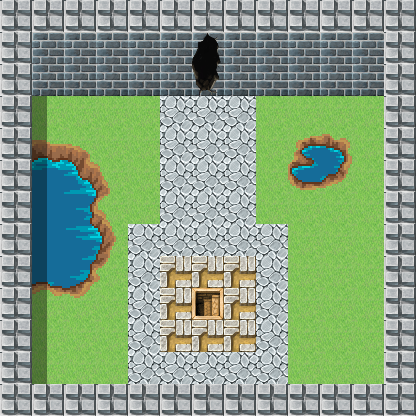

Below is a game level as drawn by its tile map, then a one-line description and the .tmx file that defines it, in full:
An orthogonal 13x13 tile map with 32x32 px tiles, 7 tile layers (Tile Layer 1, Tile Layer 2, Tile Layer 3, Tile Layer 4, ...), 4 tilesets and 35 objects (portalO, person, portalIn, startpoint).

<map version="1.0" orientation="orthogonal" renderorder="right-down" width="13" height="13" tilewidth="32" tileheight="32" nextobjectid="64">
 <tileset firstgid="1" name="rpg_maker_telles0808" tilewidth="32" tileheight="32" tilecount="2016" columns="32">
  <image source="../Resources/rpg_maker_telles0808.png" width="1024" height="2016" />
 </tileset>
 <tileset firstgid="2017" source="../Resources/water.tsx" />
 <tileset firstgid="2161" name="houses1" tilewidth="32" tileheight="32" tilecount="208" columns="13">
  <image source="../Resources/houses1.png" width="447" height="539" />
 </tileset>
 <tileset firstgid="2369" name="rpg_maker_telles0808" tilewidth="16" tileheight="16" tilecount="8064" columns="64">
  <image source="../Resources/rpg_maker_telles0808.png" width="1024" height="2016" />
 </tileset>
 <layer name="Tile Layer 1" width="13" height="13">
  <data encoding="csv">
73,73,73,73,73,73,73,73,73,73,73,73,73,
73,73,73,73,73,73,73,73,73,73,73,73,73,
73,73,73,73,73,73,73,73,73,73,73,73,73,
73,73,73,73,73,73,73,73,73,73,73,73,73,
73,73,73,73,73,73,73,73,73,73,73,73,73,
73,73,73,73,73,73,73,73,73,73,73,73,73,
73,73,73,73,73,73,73,73,73,73,73,73,73,
73,73,73,73,73,73,73,73,73,73,73,73,73,
73,73,73,73,73,73,73,73,73,73,73,73,73,
73,73,73,73,73,73,1151,73,73,73,73,73,73,
73,73,73,73,73,73,73,73,73,73,73,73,73,
73,73,73,73,73,73,73,73,73,73,73,73,73,
73,73,73,73,73,73,73,73,73,73,73,73,73
</data>
 </layer>
 <layer name="Tile Layer 2" width="13" height="13">
  <data encoding="csv">
90,90,90,90,90,0,0,0,90,90,90,90,90,
123,123,123,123,123,123,123,123,123,123,123,123,123,
155,155,155,155,155,155,155,155,155,155,155,155,155,
71,71,71,71,71,70,70,70,71,71,71,71,71,
71,71,71,71,71,70,70,70,71,71,71,71,71,
71,71,71,71,71,70,70,70,71,71,71,71,71,
71,71,71,71,71,70,70,70,71,71,71,71,71,
71,71,71,71,70,70,70,70,70,71,71,71,71,
71,71,71,71,70,356,356,356,70,71,71,71,71,
71,71,71,71,70,356,0,356,70,71,71,71,71,
71,71,71,71,70,356,356,356,70,71,71,71,71,
71,71,71,71,70,70,70,70,70,71,71,71,71,
71,71,71,71,71,71,71,71,71,71,71,71,71
</data>
 </layer>
 <layer name="Tile Layer 3" width="13" height="13">
  <data encoding="csv">
27,27,27,27,27,27,27,27,27,27,27,27,27,
27,0,0,0,0,0,0,0,0,0,0,0,27,
27,0,0,0,0,0,0,0,0,0,0,0,27,
27,0,0,0,0,0,0,0,0,0,0,0,27,
27,2068,2069,2070,0,0,0,0,0,2017,2018,0,27,
27,2080,2081,2082,0,0,0,0,0,2029,2030,0,27,
27,2092,2093,2094,0,0,0,0,0,0,0,0,27,
27,2104,2105,2106,0,0,0,0,0,0,0,0,27,
27,2116,2117,2118,0,0,0,0,0,0,0,0,27,
27,2128,2129,2130,0,0,0,0,0,0,0,0,27,
27,0,0,0,0,0,0,0,0,0,0,0,27,
27,0,0,0,0,0,0,0,0,0,0,0,27,
27,27,27,27,27,27,27,27,27,27,27,27,27
</data>
 </layer>
 <layer name="Tile Layer 4" width="13" height="13">
  <data encoding="csv">
0,0,0,0,0,0,0,0,0,0,0,0,0,
0,0,0,0,0,0,0,0,0,0,0,0,0,
0,0,0,0,0,0,0,0,0,0,0,0,0,
0,0,0,0,0,0,0,0,0,0,0,0,0,
0,0,0,0,0,0,0,0,0,0,0,0,0,
0,0,0,0,0,0,0,0,0,0,0,0,0,
0,0,0,0,0,0,0,0,0,0,0,0,0,
0,0,0,0,0,0,0,0,0,0,0,0,0,
0,0,0,0,0,0,0,0,0,0,0,0,0,
0,0,0,0,0,0,0,0,0,0,0,0,0,
0,0,0,0,0,0,0,0,0,0,0,0,0,
0,0,0,0,0,0,0,0,0,0,0,0,0,
0,0,0,0,0,0,0,0,0,0,0,0,0
</data>
 </layer>
 <objectgroup name="Object Layer 1">
  <object id="1" x="0.666667" y="-2" width="29.3333" height="420.667" />
  <object id="4" x="2.66667" y="384.667" width="503.333" height="32" />
  <object id="5" x="383.333" y="-2.66667" width="32.6667" height="426" />
  <object id="6" x="-0.666667" y="-2" width="414" height="97.3333" />
  <object id="7" name="portalO" type="portalO" x="190.667" y="285.333" width="32" height="32.6667" />
  <object id="11" name="oldMan2" type="person" x="184.667" y="104.667" width="8.66667" height="8.66667" />
  <object id="14" x="288.667" y="163.333" width="36" height="21.3333" />
  <object id="15" x="300.667" y="142.667" width="44.6667" height="20.6667" />
  <object id="16" x="295.333" y="141.333" width="52.6667" height="18" />
  <object id="17" x="319.333" y="162" width="24" height="15.3333" />
  <object id="18" x="28.6667" y="143.333" width="50.6667" height="144.667" />
  <object id="19" x="75.3333" y="148" width="10.6667" height="134" />
  <object id="21" x="82.6667" y="159.333" width="8.66667" height="120.667" />
  <object id="22" x="91.3333" y="165.333" width="8" height="33.3333" />
  <object id="23" x="99.3333" y="179.333" width="8" height="17.3333" />
  <object id="24" x="92" y="208.667" width="9.33333" height="54.6667" />
  <object id="25" x="101.333" y="220.667" width="4.66667" height="33.3333" />
  <object id="26" x="107.333" y="224.667" width="8" height="22" />
  <object id="27" x="90.6667" y="194" width="8.66667" height="20" />
  <object id="28" x="31.3333" y="280.667" width="55.3333" height="8.66667" />
  <object id="29" x="83.3333" y="277.333" width="8.66667" height="8" />
  <object id="30" x="88.6667" y="263.333" width="7.33333" height="15.3333" />
  <object id="32" x="188.667" y="139.333" width="27.3333" height="10.6667" />
  <object id="34" x="189.333" y="118.667" width="27.3333" height="29.3333" />
  <object id="37" x="223.333" y="26.6667" width="3.33333" height="68" />
  <object id="38" x="188.667" y="24.6667" width="4" height="71.3333" />
  <object id="43" name="portal1" type="portalIn" x="194" y="86" width="27.3333" height="13.3333" />
  <object id="48" x="191.333" y="284" width="32" height="2.66667" />
  <object id="50" x="189.333" y="284.667" height="32" />
  <object id="51" x="190" y="316.667" width="32.6667" height="5.33333" />
  <object id="54" x="189.636" y="282.909" width="33.6364" height="2.18182" />
  <object id="55" x="187.818" y="284.182" width="2.54545" height="34.5455" />
  <object id="60" x="188.5" y="89.5" width="6" height="5" />
  <object id="61" name="startpoint" type="startpoint" x="193" y="76" width="6.5" height="6" />
  <object id="63" x="222" y="55.5" width="5.5" height="43.5" />
 </objectgroup>
 <layer name="Tile Layer 5" width="13" height="13">
  <data encoding="csv">
0,0,0,0,0,0,0,0,0,0,0,0,0,
0,0,0,0,0,0,1287,0,0,0,0,0,0,
0,0,0,0,0,0,1319,0,0,0,0,0,0,
0,0,0,0,0,0,0,0,0,0,0,0,0,
0,0,0,0,0,0,0,0,0,0,0,0,0,
0,0,0,0,0,0,0,0,0,0,0,0,0,
0,0,0,0,0,0,0,0,0,0,0,0,0,
0,0,0,0,0,0,0,0,0,0,0,0,0,
0,0,0,0,0,0,0,0,0,0,0,0,0,
0,0,0,0,0,0,0,0,0,0,0,0,0,
0,0,0,0,0,0,0,0,0,0,0,0,0,
0,0,0,0,0,0,0,0,0,0,0,0,0,
0,0,0,0,0,0,0,0,0,0,0,0,0
</data>
 </layer>
 <layer name="Tile Layer 6" width="13" height="13">
  <data encoding="csv">
0,0,0,0,0,0,0,0,0,0,0,0,0,
0,0,0,0,0,0,0,0,0,0,0,0,0,
0,0,0,0,0,0,0,0,0,0,0,0,0,
0,0,0,0,0,0,0,0,0,0,0,0,0,
0,0,0,0,0,0,0,0,0,0,0,0,0,
0,0,0,0,0,0,0,0,0,0,0,0,0,
0,0,0,0,0,0,0,0,0,0,0,0,0,
0,0,0,0,0,0,0,0,0,0,0,0,0,
0,0,0,0,0,0,0,0,0,0,0,0,0,
0,0,0,0,0,0,0,0,0,0,0,0,0,
0,0,0,0,0,0,0,0,0,0,0,0,0,
0,0,0,0,0,0,0,0,0,0,0,0,0,
0,0,0,0,0,0,0,0,0,0,0,0,0
</data>
 </layer>
 <layer name="Tile Layer 7" width="13" height="13">
  <data encoding="csv">
0,0,0,0,0,0,0,0,0,0,0,0,0,
0,0,0,0,0,0,0,0,0,0,0,0,0,
0,0,0,0,0,0,0,0,0,0,0,0,0,
0,2207,0,0,0,0,0,0,0,0,0,0,0,
0,2207,0,0,0,0,0,0,0,0,0,0,0,
0,2207,0,0,0,0,0,0,0,0,0,0,0,
0,2207,0,0,0,0,0,0,0,0,0,0,0,
0,2207,0,0,0,0,0,0,0,0,0,0,0,
0,2207,0,0,0,0,0,0,0,0,0,0,0,
0,2207,0,0,0,0,0,0,0,0,0,0,0,
0,2207,0,0,0,0,0,0,0,0,0,0,0,
0,2207,0,0,0,0,0,0,0,0,0,0,0,
0,0,0,0,0,0,0,0,0,0,0,0,0
</data>
 </layer>
</map>
